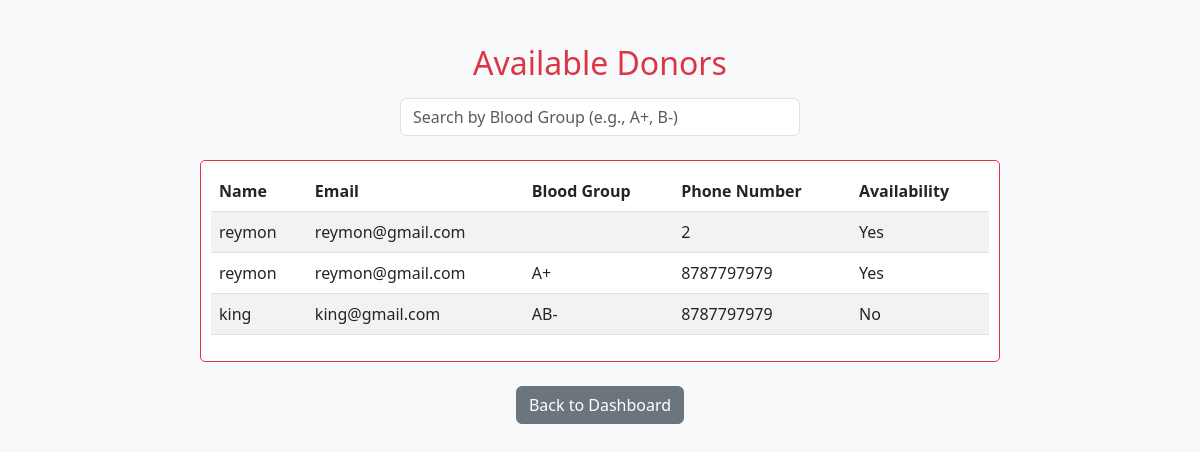
/available_blood.php (signed in), run on the app's committed database.
### tables this page shows
CREATE TABLE `donors` (
  `id` int(11) NOT NULL,
  `user_id` int(11) NOT NULL,
  `name` varchar(100) NOT NULL,
  `age` int(11) NOT NULL,
  `phone` varchar(15) NOT NULL,
  `email` varchar(100) NOT NULL,
  `address` text NOT NULL,
  `availability` enum('Yes','No') NOT NULL,
  `created_at` timestamp NOT NULL DEFAULT current_timestamp(),
  `blood_group` varchar(5) NOT NULL
);

### available_blood.php (the view, shortened to what this page needs)
<?php
$servername = "localhost";
$username = "root";
$password = "";
$dbname = "blood_donation_db";
$conn = new mysqli($servername, $username, $password, $dbname);
$sql = "SELECT name, email, blood_group, phone, availability FROM donors";
$result = $conn->query($sql);
?>
<!DOCTYPE html>
<html lang="en">
<head>
    <link rel="stylesheet" href="https://cdn.jsdelivr.net/npm/bootstrap@5.3.0/dist/css/bootstrap.min.css">
</head>
<body>
    <div class="container mt-4">
        <h2 class="text-center text-danger">Available Donors</h2>
        <div class="search-container text-center mt-3">
            <input type="text" id="searchBloodGroup" class="form-control" placeholder="Search by Blood Group (e.g., A+, B-)">
        </div>
        <div class="table-container mt-4">
            <table class="table table-striped">
                <thead>
                    <tr>
                        <th>Name</th>
                        <th>Email</th>
                        <th>Blood Group</th>
                        <th>Phone Number</th>
                        <th>Availability</th>
                    </tr>
                </thead>
                <tbody id="donorTable">
                    <?php if ($result->num_rows > 0): ?>
                        <?php while ($row = $result->fetch_assoc()): ?>
                            <tr>
                                <td><?php echo htmlspecialchars($row['name']); ?></td>
                                <td><?php echo htmlspecialchars($row['email']); ?></td>
                                <td class="blood-group"><?php echo htmlspecialchars($row['blood_group']); ?></td>
                                <td><?php echo htmlspecialchars($row['phone']); ?></td>
                                <td><?php echo htmlspecialchars($row['availability']); ?></td>
                            </tr>
                        <?php endwhile; ?>
                    <?php else: ?>
                        <tr><td colspan="5" class="text-center">No donors available</td></tr>
                    <?php endif; ?>
                </tbody>
            </table>
        </div>
        <div class="text-center mt-4">
            <a href="user_dashboard.php" class="btn btn-secondary">Back to Dashboard</a>
        </div>
    </div>
</body>
</html>

### available_blood.php (style rules this page uses)
body { background-color: #f8f9fa; padding: 20px; }
.table-container { max-height: 400px; overflow-y: auto; background-color: #fff; border: 1px solid #dc3545; border-radius: 5px; padding: 10px; max-width: 800px; margin: 0 auto; }
.search-container { max-width: 400px; margin: 0 auto; }

### data on the page
donors: name "reymon", email "reymon@gmail.com", phone "2", availability "Yes"
donors: name "reymon", email "reymon@gmail.com", blood_group "A+", phone "8787797979", availability "Yes"
donors: name "king", email "king@gmail.com", blood_group "AB-", phone "8787797979", availability "No"
